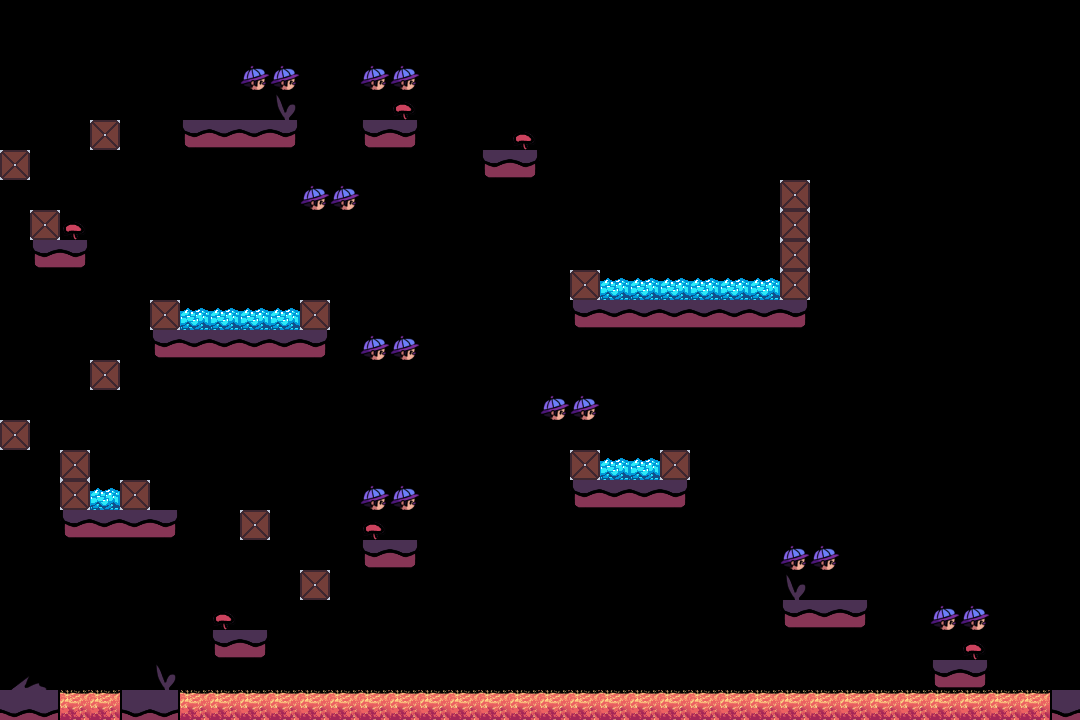

Tiled map render using the project's own tile images. Description and the map definition, with tile-layer contents summarised, below:
An orthogonal 36x24 tile map with 30x30 px tiles, 4 tile layers (Sol, Liquides, Autre, peluche) and 28 objects (28x collision).

<map version="1.8" tiledversion="1.8.2" orientation="orthogonal" renderorder="right-down" width="36" height="24" tilewidth="30" tileheight="30" infinite="0" nextlayerid="9" nextobjectid="58">
 <tileset firstgid="1" source="../../Tiled/asset.tsx" />
 <layer id="4" name="Sol" width="36" height="24">
  <data>[864 cells, 65 non-empty, 7 distinct tile ids]</data>
 </layer>
 <layer id="5" name="Liquides" width="36" height="24">
  <data>[864 cells, 44 non-empty, 2 distinct tile ids]</data>
 </layer>
 <layer id="6" name="Autre" width="36" height="24">
  <data>[864 cells, 23 non-empty, 5 distinct tile ids]</data>
 </layer>
 <layer id="8" name="peluche" width="36" height="24">
  <data>[864 cells, 16 non-empty, 1 distinct tile ids]</data>
 </layer>
 <objectgroup id="7" name="collision" visible="0">
  <object id="28" type="collision" x="120" y="690" width="59.5" height="30" />
  <object id="29" type="collision" x="0" y="690" width="59.5" height="30" />
  <object id="30" type="collision" x="210" y="630.5" width="59" height="29" />
  <object id="31" type="collision" x="240" y="510" width="30" height="11" />
  <object id="32" type="collision" x="300" y="570" width="29.5" height="29.5" />
  <object id="33" type="collision" x="360" y="539.5" width="60" height="30.5" />
  <object id="34" type="collision" x="60" y="450" width="30" height="90" />
  <object id="35" type="collision" x="90.5" y="510.5" width="90" height="29.5" />
  <object id="36" type="collision" x="119.5" y="479.5" width="30.5" height="31" />
  <object id="38" type="collision" x="90" y="360" width="30" height="10.5" />
  <object id="39" type="collision" x="0.5" y="420" width="30.5" height="30" />
  <object id="40" type="collision" x="150" y="300" width="30" height="60" />
  <object id="41" type="collision" x="300" y="300" width="29.5" height="60" />
  <object id="42" type="collision" x="30" y="209.5" width="30" height="60.5" />
  <object id="43" type="collision" x="60" y="240.5" width="30" height="30" />
  <object id="44" type="collision" x="0" y="150" width="30" height="30" />
  <object id="45" type="collision" x="90.5" y="120" width="29" height="29.5" />
  <object id="46" type="collision" x="180" y="119.5" width="119.5" height="31" />
  <object id="47" type="collision" x="360.5" y="119.5" width="59.5" height="30" />
  <object id="48" type="collision" x="480" y="149.5" width="60" height="30" />
  <object id="49" type="collision" x="570.5" y="269.5" width="29.5" height="60" />
  <object id="50" type="collision" x="780" y="179" width="30" height="151" />
  <object id="51" type="collision" x="570" y="479.5" width="120.5" height="30.5" />
  <object id="52" type="collision" x="570" y="450" width="30" height="29" />
  <object id="53" type="collision" x="660" y="449.5" width="30" height="30" />
  <object id="55" type="collision" x="780" y="599.5" width="89.5" height="29.5" />
  <object id="56" type="collision" x="930.182" y="660" width="59.6364" height="30" />
  <object id="57" type="collision" x="1050" y="689.875" width="30" height="30.125" />
 </objectgroup>
</map>
